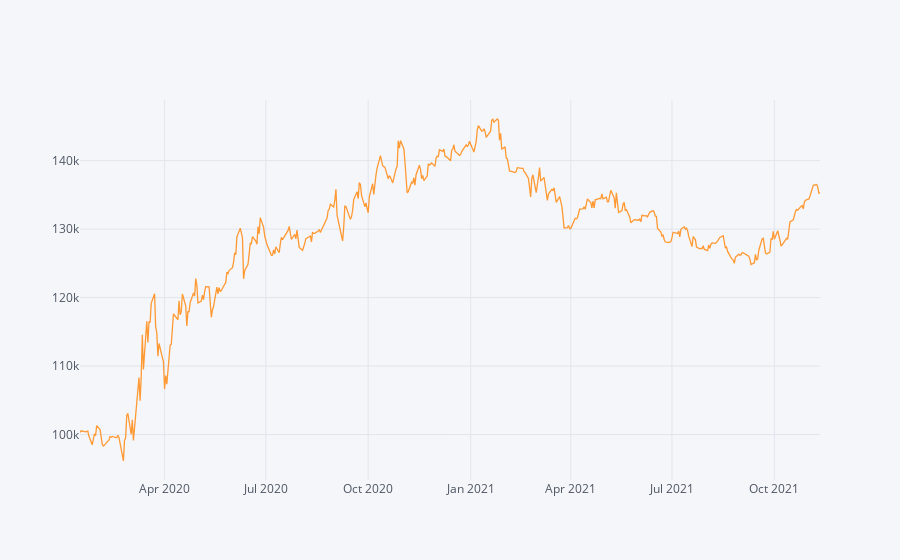

This figure's notebook cell:
### Code cell
#Todo:
r_df = results['result_df']

# Calculate the Absolute Return of our trend-following trading strategy
absolute_return_tf = (r_df['account_val'].iloc[-1]-starting_capital)/starting_capital
print(f"Absolute_return_tf: % {np.round(absolute_return_tf,2)*100}")

# Calculate the CAGR or our trend-following trading strategy
CAGR_tf = ((r_df['account_val'].iloc[-1]/starting_capital)**(252/len(df)))-1
print(f"CAGR_tf: %{np.round(CAGR_tf,2)*100}")

# Calculate the IR (Sharpe without RF-rate) of our trend-following trading strategy
information_ratio_tf = r_df.account_val.pct_change().mean()/r_df.account_val.pct_change().std()
print(f"information_ratio_tf: {np.round(information_ratio_tf,4)}")

#Plot the equity curve (hint: use 'account_val')
r_df.account_val.iplot()

### Figure 1 — Plotly figure (JSON) as saved in the notebook; plotly's stock layout.template omitted (floating-point values rounded to 4 significant figures; data arrays with more than 128 entries replaced by an {"elided": "..."} marker saying what was removed)
{"data": [{"line": {"color": "rgba(255, 153, 51, 1.0)", "dash": "solid", "shape": "linear", "width": 1.3}, "mode": "lines", "name": "account_val", "text": "", "type": "scatter", "x": {"elided": "461 str values"}, "y": {"elided": "461 float values"}}], "layout": {"autosize": true, "legend": {"bgcolor": "#F5F6F9", "font": {"color": "#4D5663"}}, "paper_bgcolor": "#F5F6F9", "plot_bgcolor": "#F5F6F9", "title": {"font": {"color": "#4D5663"}}, "xaxis": {"autorange": true, "gridcolor": "#E1E5ED", "range": ["2020-01-16", "2021-11-11"], "showgrid": true, "tickfont": {"color": "#4D5663"}, "title": {"font": {"color": "#4D5663"}, "text": ""}, "type": "date", "zerolinecolor": "#E1E5ED"}, "yaxis": {"autorange": true, "gridcolor": "#E1E5ED", "range": [93360.0, 148900.0], "showgrid": true, "tickfont": {"color": "#4D5663"}, "title": {"font": {"color": "#4D5663"}, "text": ""}, "type": "linear", "zerolinecolor": "#E1E5ED"}}}
